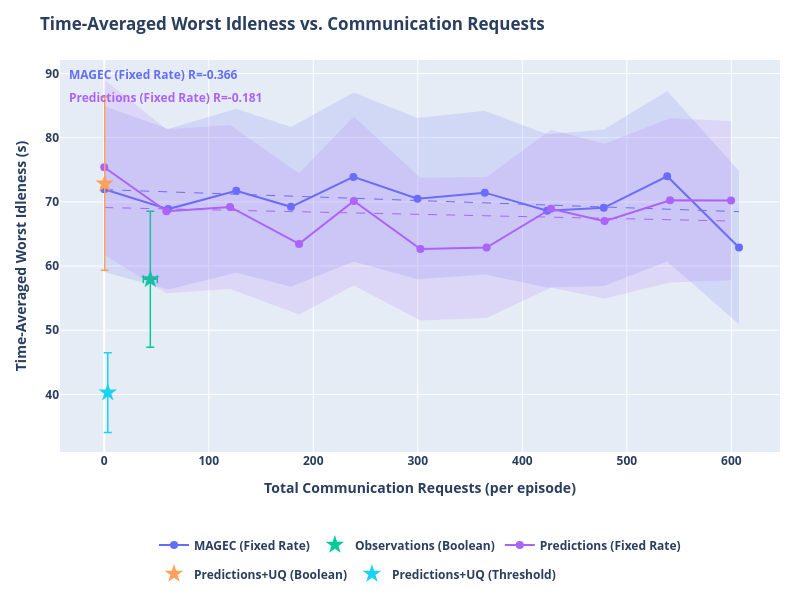

Write notebook code for a chart like this one.
### Code cell
import plotly.graph_objects as go
import plotly.express as px
import numpy as np
from plots import *

# SERIES_TO_PLOT = {"Learned Comms. + Prediction + UQ", "MAGEC"}
SERIES_TO_PLOT = None # Plot all

series_colors = {s: c for s, c in zip(output, px.colors.qualitative.Plotly)}


def get_requests(data):
    """Total communication requests per episode (mean over episodes)."""
    r = np.array(data['communication']['requests_made'][...])
    return float(np.mean(r.reshape(r.shape[0], -1).sum(axis=1)))


def get_requests_std(data):
    """Total communication requests per episode (SEM over episodes)."""
    r = np.array(data['communication']['requests_made'][...])
    per_episode = r.reshape(r.shape[0], -1).sum(axis=1)
    n = len(per_episode)
    return float(np.std(per_episode) / np.sqrt(n))


def get_idleness_mean(data):
    """Time-averaged worst idleness, mean over episodes."""
    return float(np.mean(data['worst_idleness']))


def get_idleness_std(data):
    """Time-averaged worst idleness, SEM over episodes."""
    n = len(data['worst_idleness'])
    return float(np.std(data['worst_idleness']) / np.sqrt(n))


for obs_radius in obs_radii:
    # Arbitrarily choose radius 20 for plotting.
    if obs_radius != 20.0:
        continue

    fig = go.Figure()
    r_annotations = []

    for series in output:
        if SERIES_TO_PLOT is not None and series not in SERIES_TO_PLOT:
            continue

        if "Ground Truth" in series:
            continue

        color = series_colors.get(series, '#888888')
        all_exps = list(output[series].keys())

        # Swept experiments: encoded as obs_radius_X_comms_Y
        swept_exps = sorted(
            [e for e in all_exps if f"obs_radius_{obs_radius:.1f}_comms_" in e and "Fixed Rate" in series],
            key=lambda e: float(e.split("_comms_")[1])
        )
        # Fixed (learned comms) experiments: encoded as obs_radius_X only
        fixed_exps = [e for e in all_exps if f"obs_radius_{obs_radius:.1f}" in e and not "Fixed Rate" in series]

        if swept_exps:
            comms_ps = [float(e.split("_comms_")[1]) for e in swept_exps]
            xs = [get_requests(output[series][e]) for e in swept_exps]
            ys = [get_idleness_mean(output[series][e]) for e in swept_exps]
            xs_std = [get_requests_std(output[series][e]) for e in swept_exps]
            ys_std = [get_idleness_std(output[series][e]) for e in swept_exps]

            fig.add_trace(go.Scatter(
                x=xs,
                y=ys,
                mode='lines+markers',
                name=series,
                line=dict(color=color),
                marker=dict(color=color, size=8),
                legendgroup=series,
                # error_x and error_y removed — replaced by shaded band below
                hovertemplate=[
                    f"{series}<br>comms_p={cp:.3f}<br>requests=%{{x:.1f}}<br>idleness=%{{y:.4f}}<extra></extra>"
                    for cp in comms_ps
                ],
            ))

            # SEM shaded band (y-direction)
            y_upper = [y + s for y, s in zip(ys, ys_std)]
            y_lower = [y - s for y, s in zip(ys, ys_std)]
            fig.add_trace(go.Scatter(
                x=xs + xs[::-1],
                y=y_upper + y_lower[::-1],
                fill='toself',
                fillcolor=color,
                line=dict(color='rgba(255,255,255,0)'),
                opacity=0.15,
                legendgroup=series,
                showlegend=False,
                hoverinfo='skip',
            ))

            # OLS trendline
            if len(xs) >= 2:
                x_trend, y_trend, r2 = fit_ols_trendline(xs, ys)
                fig.add_trace(go.Scatter(
                    x=x_trend,
                    y=y_trend,
                    mode='lines',
                    name=f"{series} (fit)",
                    line=dict(color=color, dash='dash', width=1),
                    legendgroup=series,
                    showlegend=False,
                    hoverinfo='skip',
                ))
                r_annotations.append(
                    dict(
                        text=f"<b>{series}</b> R={r2:.3f}",
                        xref='paper', yref='paper',
                        x=0.01,
                        y=0.99 - len(r_annotations) * 0.06,
                        xanchor='left', yanchor='top',
                        showarrow=False,
                        font=dict(color=color, size=12),
                    )
                )

        if fixed_exps:
            xs_f = [get_requests(output[series][e]) for e in fixed_exps]
            ys_f = [get_idleness_mean(output[series][e]) for e in fixed_exps]
            xs_std_f = [get_requests_std(output[series][e]) for e in fixed_exps]
            ys_std_f = [get_idleness_std(output[series][e]) for e in fixed_exps]
            fig.add_trace(go.Scatter(
                x=xs_f,
                y=ys_f,
                mode='markers',
                name=series,
                marker=dict(color=color, size=14, symbol='star'),
                legendgroup=series,
                showlegend=len(swept_exps) == 0,
                error_x=dict(array=xs_std_f, visible=True, color=color, thickness=1.5, width=4),
                error_y=dict(array=ys_std_f, visible=True, color=color, thickness=1.5, width=4),
                hovertemplate=f"{series}<br>requests=%{{x:.1f}}<br>idleness=%{{y:.4f}}<extra></extra>",
            ))

    fig.update_layout(
        title=f"Time-Averaged Worst Idleness vs. Communication Requests",
        # title=f"Time-Averaged Worst Idleness vs. Communication Requests (obs_radius={obs_radius:.1f})",
        xaxis_title="Total Communication Requests (per episode)",
        yaxis_title="Time-Averaged Worst Idleness (s)",
        height=600,
        width=800,
        hovermode='closest',
        autosize=True,
        margin=dict(l=60, r=20, t=60, b=120),
        legend=dict(orientation='h', yanchor='top', y=-0.2, xanchor='center', x=0.5),
        annotations=r_annotations,
        font=dict(
            weight="bold"
        )
    )
    fig.show()

### Figure 1 — Plotly figure (JSON) as saved in the notebook; plotly's stock layout.template omitted (floating-point values rounded to 4 significant figures; data arrays with more than 128 entries replaced by an {"elided": "..."} marker saying what was removed)
{"data": [{"hovertemplate": ["MAGEC (Fixed Rate)<br>comms_p=0.000<br>requests=%{x:.1f}<br>idleness=%{y:.4f}<extra></extra>", "MAGEC (Fixed Rate)<br>comms_p=0.050<br>requests=%{x:.1f}<br>idleness=%{y:.4f}<extra></extra>", "MAGEC (Fixed Rate)<br>comms_p=0.100<br>requests=%{x:.1f}<br>idleness=%{y:.4f}<extra></extra>", "MAGEC (Fixed Rate)<br>comms_p=0.150<br>requests=%{x:.1f}<br>idleness=%{y:.4f}<extra></extra>", "MAGEC (Fixed Rate)<br>comms_p=0.200<br>requests=%{x:.1f}<br>idleness=%{y:.4f}<extra></extra>", "MAGEC (Fixed Rate)<br>comms_p=0.250<br>requests=%{x:.1f}<br>idleness=%{y:.4f}<extra></extra>", "MAGEC (Fixed Rate)<br>comms_p=0.300<br>requests=%{x:.1f}<br>idleness=%{y:.4f}<extra></extra>", "MAGEC (Fixed Rate)<br>comms_p=0.350<br>requests=%{x:.1f}<br>idleness=%{y:.4f}<extra></extra>", "MAGEC (Fixed Rate)<br>comms_p=0.400<br>requests=%{x:.1f}<br>idleness=%{y:.4f}<extra></extra>", "MAGEC (Fixed Rate)<br>comms_p=0.450<br>requests=%{x:.1f}<br>idleness=%{y:.4f}<extra></extra>", "MAGEC (Fixed Rate)<br>comms_p=0.500<br>requests=%{x:.1f}<br>idleness=%{y:.4f}<extra></extra>"], "legendgroup": "MAGEC (Fixed Rate)", "line": {"color": "#636EFA"}, "marker": {"color": "#636EFA", "size": 8}, "mode": "lines+markers", "name": "MAGEC (Fixed Rate)", "type": "scatter", "x": [0, 61.2, 126.3, 178.7, 238.4, 299.7, 364.1, 423.7, 477.9, 538.6, 607.3], "y": [71.97, 68.88, 71.74, 69.23, 73.89, 70.5, 71.44, 68.61, 69.08, 73.99, 62.89]}, {"fill": "toself", "fillcolor": "#636EFA", "hoverinfo": "skip", "legendgroup": "MAGEC (Fixed Rate)", "line": {"color": "rgba(255,255,255,0)"}, "opacity": 0.15, "showlegend": false, "type": "scatter", "x": [0, 61.2, 126.3, 178.7, 238.4, 299.7, 364.1, 423.7, 477.9, 538.6, 607.3, 607.3, 538.6, 477.9, 423.7, 364.1, 299.7, 238.4, 178.7, 126.3, 61.2, 0], "y": [84.88, 81.41, 84.51, 81.67, 87.05, 83.06, 84.2, 80.54, 81.28, 87.27, 74.84, 50.94, 60.71, 56.88, 56.68, 58.67, 57.94, 60.73, 56.79, 58.97, 56.34, 59.06]}, {"hoverinfo": "skip", "legendgroup": "MAGEC (Fixed Rate)", "line": {"color": "#636EFA", "dash": "dash", "width": 1}, "mode": "lines", "name": "MAGEC (Fixed Rate) (fit)", "showlegend": false, "type": "scatter", "x": {"elided": "200 float values"}, "y": {"elided": "200 float values"}}, {"error_x": {"array": [6.695], "color": "#00CC96", "thickness": 1.5, "visible": true, "width": 4}, "error_y": {"array": [10.61], "color": "#00CC96", "thickness": 1.5, "visible": true, "width": 4}, "hovertemplate": "Observations (Boolean)<br>requests=%{x:.1f}<br>idleness=%{y:.4f}<extra></extra>", "legendgroup": "Observations (Boolean)", "marker": {"color": "#00CC96", "size": 14, "symbol": "star"}, "mode": "markers", "name": "Observations (Boolean)", "showlegend": true, "type": "scatter", "x": [44.1], "y": [57.95]}, {"hovertemplate": ["Predictions (Fixed Rate)<br>comms_p=0.000<br>requests=%{x:.1f}<br>idleness=%{y:.4f}<extra></extra>", "Predictions (Fixed Rate)<br>comms_p=0.050<br>requests=%{x:.1f}<br>idleness=%{y:.4f}<extra></extra>", "Predictions (Fixed Rate)<br>comms_p=0.100<br>requests=%{x:.1f}<br>idleness=%{y:.4f}<extra></extra>", "Predictions (Fixed Rate)<br>comms_p=0.150<br>requests=%{x:.1f}<br>idleness=%{y:.4f}<extra></extra>", "Predictions (Fixed Rate)<br>comms_p=0.200<br>requests=%{x:.1f}<br>idleness=%{y:.4f}<extra></extra>", "Predictions (Fixed Rate)<br>comms_p=0.250<br>requests=%{x:.1f}<br>idleness=%{y:.4f}<extra></extra>", "Predictions (Fixed Rate)<br>comms_p=0.300<br>requests=%{x:.1f}<br>idleness=%{y:.4f}<extra></extra>", "Predictions (Fixed Rate)<br>comms_p=0.350<br>requests=%{x:.1f}<br>idleness=%{y:.4f}<extra></extra>", "Predictions (Fixed Rate)<br>comms_p=0.400<br>requests=%{x:.1f}<br>idleness=%{y:.4f}<extra></extra>", "Predictions (Fixed Rate)<br>comms_p=0.450<br>requests=%{x:.1f}<br>idleness=%{y:.4f}<extra></extra>", "Predictions (Fixed Rate)<br>comms_p=0.500<br>requests=%{x:.1f}<br>idleness=%{y:.4f}<extra></extra>"], "legendgroup": "Predictions (Fixed Rate)", "line": {"color": "#AB63FA"}, "marker": {"color": "#AB63FA", "size": 8}, "mode": "lines+markers", "name": "Predictions (Fixed Rate)", "type": "scatter", "x": [0, 59.5, 120.4, 186.4, 238.8, 302.5, 365.8, 427.4, 478.7, 541.4, 599.7], "y": [75.4, 68.54, 69.2, 63.45, 70.13, 62.64, 62.89, 68.93, 67.0, 70.24, 70.2]}, {"fill": "toself", "fillcolor": "#AB63FA", "hoverinfo": "skip", "legendgroup": "Predictions (Fixed Rate)", "line": {"color": "rgba(255,255,255,0)"}, "opacity": 0.15, "showlegend": false, "type": "scatter", "x": [0, 59.5, 120.4, 186.4, 238.8, 302.5, 365.8, 427.4, 478.7, 541.4, 599.7, 599.7, 541.4, 478.7, 427.4, 365.8, 302.5, 238.8, 186.4, 120.4, 59.5, 0], "y": [89.05, 81.31, 81.97, 74.46, 83.29, 73.76, 73.87, 81.26, 79.05, 83.05, 82.6, 57.79, 57.43, 54.95, 56.61, 51.9, 51.52, 56.97, 52.45, 56.44, 55.77, 61.75]}, {"hoverinfo": "skip", "legendgroup": "Predictions (Fixed Rate)", "line": {"color": "#AB63FA", "dash": "dash", "width": 1}, "mode": "lines", "name": "Predictions (Fixed Rate) (fit)", "showlegend": false, "type": "scatter", "x": {"elided": "200 float values"}, "y": {"elided": "200 float values"}}, {"error_x": {"array": [0.3808], "color": "#FFA15A", "thickness": 1.5, "visible": true, "width": 4}, "error_y": {"array": [13.5], "color": "#FFA15A", "thickness": 1.5, "visible": true, "width": 4}, "hovertemplate": "Predictions+UQ (Boolean)<br>requests=%{x:.1f}<br>idleness=%{y:.4f}<extra></extra>", "legendgroup": "Predictions+UQ (Boolean)", "marker": {"color": "#FFA15A", "size": 14, "symbol": "star"}, "mode": "markers", "name": "Predictions+UQ (Boolean)", "showlegend": true, "type": "scatter", "x": [0.5], "y": [72.84]}, {"error_x": {"array": [0.429], "color": "#19D3F3", "thickness": 1.5, "visible": true, "width": 4}, "error_y": {"array": [6.216], "color": "#19D3F3", "thickness": 1.5, "visible": true, "width": 4}, "hovertemplate": "Predictions+UQ (Threshold)<br>requests=%{x:.1f}<br>idleness=%{y:.4f}<extra></extra>", "legendgroup": "Predictions+UQ (Threshold)", "marker": {"color": "#19D3F3", "size": 14, "symbol": "star"}, "mode": "markers", "name": "Predictions+UQ (Threshold)", "showlegend": true, "type": "scatter", "x": [3.4], "y": [40.29]}], "layout": {"annotations": [{"font": {"color": "#636EFA", "size": 12}, "showarrow": false, "text": "<b>MAGEC (Fixed Rate)</b> R=-0.366", "x": 0.01, "xanchor": "left", "xref": "paper", "y": 0.99, "yanchor": "top", "yref": "paper"}, {"font": {"color": "#AB63FA", "size": 12}, "showarrow": false, "text": "<b>Predictions (Fixed Rate)</b> R=-0.181", "x": 0.01, "xanchor": "left", "xref": "paper", "y": 0.93, "yanchor": "top", "yref": "paper"}], "autosize": true, "font": {"weight": "bold"}, "height": 600, "hovermode": "closest", "legend": {"orientation": "h", "x": 0.5, "xanchor": "center", "y": -0.2, "yanchor": "top"}, "margin": {"b": 120, "l": 60, "r": 20, "t": 60}, "title": {"text": "Time-Averaged Worst Idleness vs. Communication Requests"}, "width": 800, "xaxis": {"title": {"text": "Total Communication Requests (per episode)"}}, "yaxis": {"title": {"text": "Time-Averaged Worst Idleness (s)"}}}}
